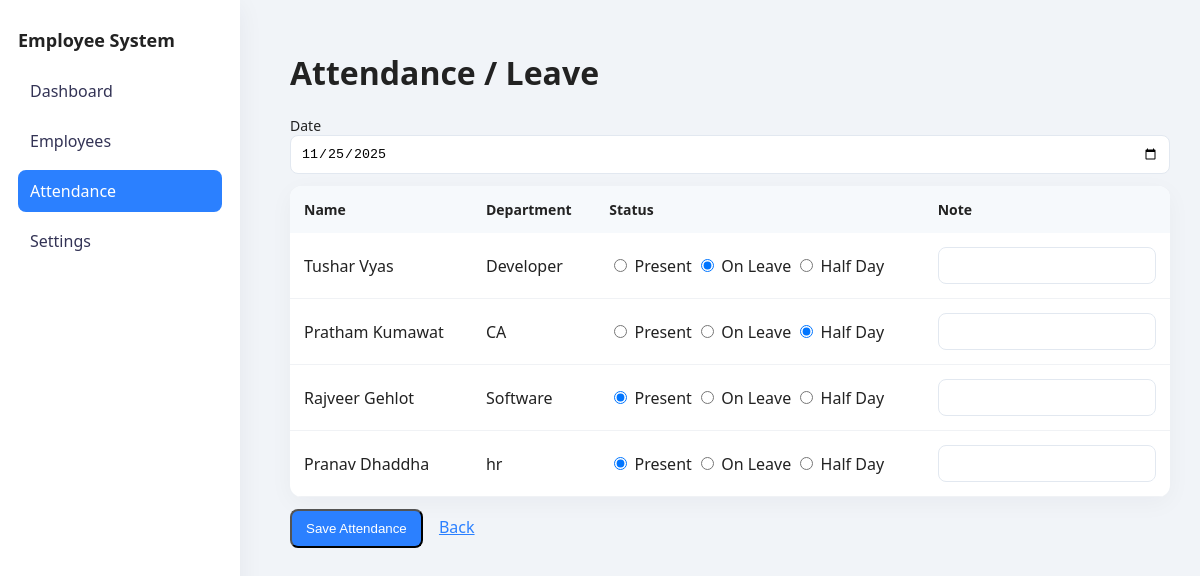
Screenshot of /attendance.php with the database file from the repository.
### tables this page shows
CREATE TABLE `employees` (
  `id` int(11) NOT NULL,
  `name` varchar(100) DEFAULT NULL,
  `email` varchar(100) DEFAULT NULL,
  `department` varchar(50) DEFAULT NULL,
  `phone` varchar(20) DEFAULT NULL
);

CREATE TABLE `attendance` (
  `employee_id` int(11) NOT NULL,
  `status` varchar(20) DEFAULT NULL,
  `mark_date` date NOT NULL,
  `note` varchar(255) DEFAULT NULL
);

### function.php (called while the page is built, shortened)
<?php
require_once "db_connect.php";
function getEmployees()
{
    global $conn;
    return $conn->query("SELECT * FROM employees ORDER BY id DESC")->fetch_all(MYSQLI_ASSOC);
}
function getTodayAttendance($date)
{
    global $conn;
    $stmt = $conn->prepare(
        "SELECT a.*, e.name
         FROM attendance a
         JOIN employees e ON a.employee_id=e.id
         WHERE a.mark_date=?"
    );
    $stmt->execute([$date]);
    $result = $stmt->get_result();
    return $result ? $result->fetch_all(MYSQLI_ASSOC) : [];
}

### attendance.php (the view, shortened to what this page needs)
<?php
require 'function.php';
$employees = getEmployees();
$date = $_GET['date'] ?? date('Y-m-d');
$todayAttendance = getTodayAttendance($date);
$attById = [];
foreach ($todayAttendance as $r)
  $attById[$r['employee_id']] = $r;
?>
<!doctype html>
<html>
<head>
  <link rel="stylesheet" href="style.css">
</head>
<body>
  <div class="sidebar">
    <div class="logo">Employee System</div>
    <nav>
      <a href="index.php">Dashboard</a>
      <a href="employees.php">Employees</a>
      <a href="attendance.php" class="active">Attendance</a>
      <a href="setting.php">Settings</a>
    </nav>
  </div>
  <div class="main">
    <h1>Attendance / Leave</h1>
    <form method="post">
      <div class="form-row">
        <label class="input">Date
          <input type="date" name="date" value="<?= htmlspecialchars($date) ?>">
        </label>
      </div>
      <table class="list">
        <thead>
          <tr>
            <th>Name</th>
            <th>Department</th>
            <th>Status</th>
            <th>Note</th>
          </tr>
        </thead>
        <tbody>
          <?php foreach ($employees as $e): ?>
            <tr>
              <td><?= htmlspecialchars($e['name']) ?></td>
              <td><?= htmlspecialchars($e['department']) ?></td>
              <td>
                <?php $cur = $attById[$e['id']]['status'] ?? ''; ?>
                <label><input type="radio" name="attendance[<?= $e['id'] ?>]" value="Present" <?= $cur === 'Present' ? 'checked' : '' ?>> Present</label>
                <label><input type="radio" name="attendance[<?= $e['id'] ?>]" value="On Leave" <?= $cur === 'On Leave' ? 'checked' : '' ?>> On Leave</label>
                <label><input type="radio" name="attendance[<?= $e['id'] ?>]" value="Half Day" <?= $cur === 'Half Day' ? 'checked' : '' ?>> Half Day</label>
              </td>
              <td><input type="text" name="note[<?= $e['id'] ?>]"
                  value="<?= htmlspecialchars($attById[$e['id']]['note'] ?? '') ?>"></td>
            </tr>
          <?php endforeach; ?>
        </tbody>
      </table>
      <div style="margin-top:12px;">
        <button class="btn" type="submit">Save Attendance</button>
        <a href="index.php" style="margin-left:12px;">Back</a>
      </div>
    </form>
  </div>
</body>
</html>

### style.css (style rules this page uses)
* { box-sizing: border-box; }
body { font-family: 'Segoe UI', Roboto, Arial, sans-serif; margin: 0; background: #f1f4f8; color: #222; }
a { color: #2b80ff; }
.sidebar { width: 240px; background: #ffffff; height: 100vh; position: fixed; left: 0; top: 0; padding: 28px 18px; box-shadow: 0 6px 24px rgba(20, 30, 60, 0.06); }
.sidebar .logo { font-weight: 700; font-size: 18px; margin-bottom: 18px; }
.sidebar nav a { display: block; padding: 10px 12px; margin-bottom: 8px; border-radius: 8px; text-decoration: none; color: #335; }
.sidebar nav a.active, .sidebar nav a:hover { background: #2b80ff; color: #fff; }
.main { margin-left: 260px; padding: 30px; }
.btn { display: inline-block; background: #2b80ff; color: #fff; padding: 10px 14px; border-radius: 8px; text-decoration: none; }
table.list { width: 100%; border-collapse: collapse; background: #fff; border-radius: 12px; overflow: hidden; box-shadow: 0 6px 24px rgba(20, 30, 60, 0.04); }
table.list thead th { background: #f6f9fc; padding: 14px; text-align: left; font-size: 14px; }
table.list td { padding: 14px; border-bottom: 1px solid #f0f2f5; }
.form-row { margin-bottom: 12px; }
label.input { display: block; font-size: 14px; margin-bottom: 6px; }
input[type="text"], input[type="email"], input[type="time"], input[type="date"] { padding: 10px; border-radius: 8px; border: 1px solid #e2e8f0; width: 100%; }

### rows the page displays
employees: name "Tushar Vyas", department "Developer"
attendance: status "☐ Present", status "☑ On Leave", status "☐ Half Day"
employees: name "Pratham Kumawat", department "CA"
attendance: status "☐ Present", status "☐ On Leave", status "☑ Half Day"
employees: name "Rajveer Gehlot", department "Software"
attendance: status "☑ Present", status "☐ On Leave", status "☐ Half Day"
employees: name "Pranav Dhaddha", department "hr"
attendance: status "☑ Present", status "☐ On Leave", status "☐ Half Day"
